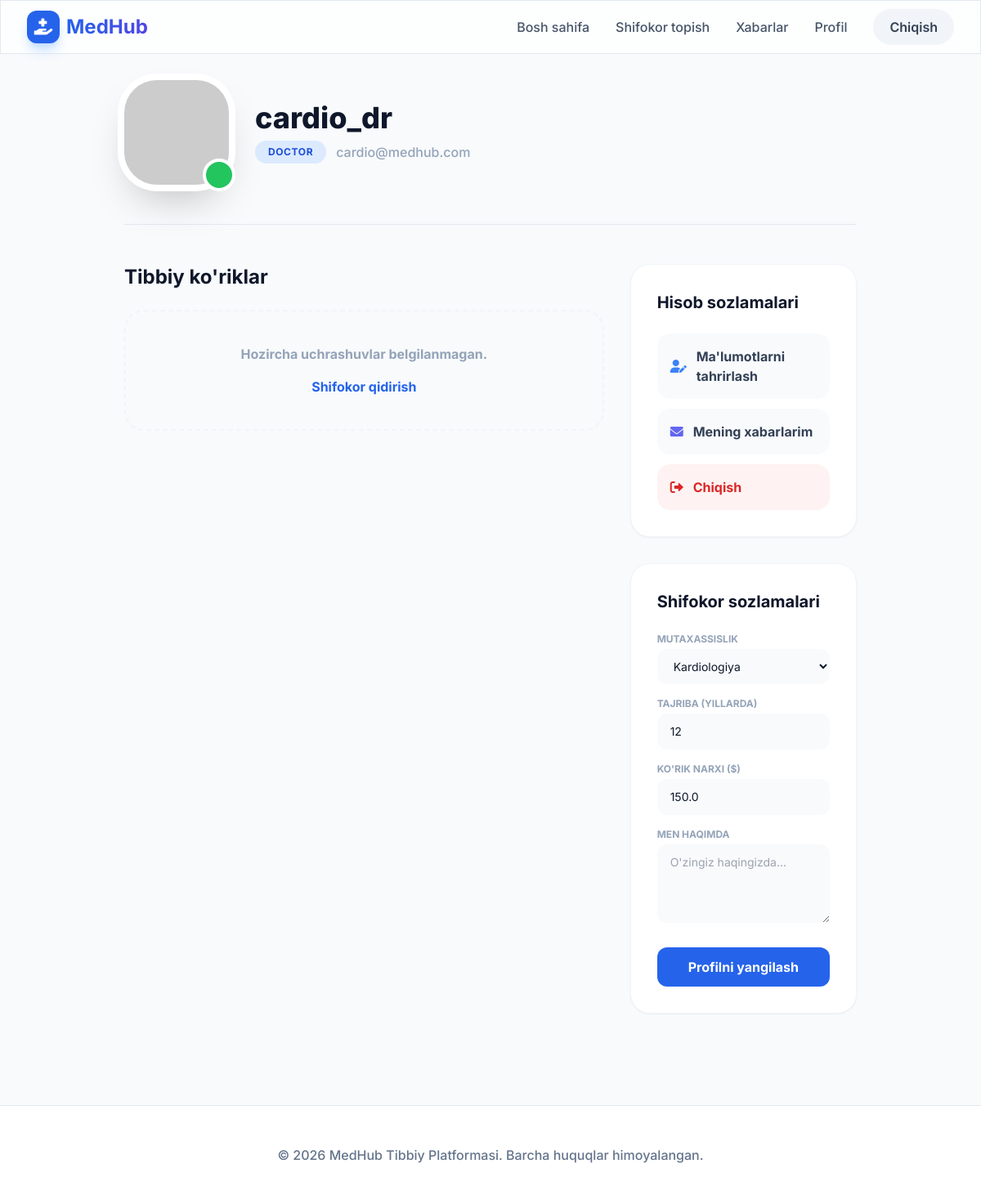
The app's page /profile (signed in) with its own data.
### app/models.py (models this page shows, shortened)
class User(UserMixin, db.Model):
    id = db.Column(db.Integer, primary_key=True)
    username = db.Column(db.String(64), index=True, unique=True)
    email = db.Column(db.String(120), index=True, unique=True)
    password_hash = db.Column(db.String(128))
    role = db.Column(db.String(20), default='patient') # 'patient' or 'doctor'
    bio = db.Column(db.Text)
    profile_pic = db.Column(db.String(256))
    doctor_profile = db.relationship('Doctor', backref='user', uselist=False)
    appointments_as_patient = db.relationship('Appointment', backref='patient', lazy='dynamic', foreign_keys='Appointment.patient_id')
    messages_sent = db.relationship('Message', backref='sender', lazy='dynamic', foreign_keys='Message.sender_id')
    messages_received = db.relationship('Message', backref='recipient', lazy='dynamic', foreign_keys='Message.recipient_id')
    posts = db.relationship('Post', backref='author', lazy='dynamic')
    comments = db.relationship('Comment', backref='author', lazy='dynamic')
    likes = db.relationship('Like', backref='user', lazy='dynamic')

class Doctor(db.Model):
    id = db.Column(db.Integer, primary_key=True)
    user_id = db.Column(db.Integer, db.ForeignKey('user.id'))
    specialty = db.Column(db.String(100), index=True)
    experience = db.Column(db.Integer) # years
    consultation_fee = db.Column(db.Float)
    rating = db.Column(db.Float, default=0.0)
    appointments = db.relationship('Appointment', backref='doctor', lazy='dynamic', foreign_keys='Appointment.doctor_id')

### app/routes/main.py (the view)
@bp.route('/profile', methods=['GET', 'POST'])
@login_required
def profile():
    form = None
    if current_user.role == 'doctor':
        form = EditDoctorForm()
        if form.validate_on_submit():
            current_user.doctor_profile.specialty = form.specialty.data
            current_user.doctor_profile.experience = int(form.experience.data)
            current_user.doctor_profile.consultation_fee = float(form.consultation_fee.data)
            current_user.bio = form.bio.data
            db.session.commit()
            flash('Sizning profilingiz yangilandi!')
            return redirect(url_for('main.profile'))
        elif request.method == 'GET':
            form.specialty.data = current_user.doctor_profile.specialty
            form.experience.data = str(current_user.doctor_profile.experience)
            form.consultation_fee.data = str(current_user.doctor_profile.consultation_fee)
            form.bio.data = current_user.bio
    return render_template('profile.html', user=current_user, form=form)

### app/forms.py
class EditDoctorForm(FlaskForm):
    specialty = SelectField('Mutaxassislik', choices=[('Kardiologiya', 'Kardiologiya'), ('Stomatologiya', 'Stomatologiya'), ('Dermatologiya', 'Dermatologiya'), ('Nevrologiya', 'Nevrologiya'), ('Pediatriya', 'Pediatriya'), ('Ortopediya', 'Ortopediya')], validators=[DataRequired()])
    experience = StringField('Tajriba (yillarda)', validators=[DataRequired()])
    consultation_fee = StringField('Konsultatsiya narxi ($)', validators=[DataRequired()])
    bio = TextAreaField('Men haqimda (ixtiyoriy)')
    submit = SubmitField('Profilni yangilash')

### app/models.py (called while the page is built)
@login.user_loader
def load_user(id):
    return User.query.get(int(id))

### app/templates/profile.html (shortened to what this page needs)
{% extends "base.html" %}
{% block content %}
<div class="max-w-4xl mx-auto space-y-12">
    <div class="flex items-center space-x-8 pb-12 border-b border-slate-200">
        <div class="relative">
            {% if user.profile_pic %}
            <img src="{{ url_for('static', filename=user.profile_pic) }}" class="w-32 h-32 rounded-[2.5rem] object-cover ring-8 ring-white shadow-2xl" alt="">
            {% else %}
            <img src="https://i.pravatar.cc/150?u={{ user.id }}" class="w-32 h-32 rounded-[2.5rem] object-cover ring-8 ring-white shadow-2xl" alt="">
            {% endif %}
            <div class="absolute -bottom-2 -right-2 w-10 h-10 bg-green-500 border-4 border-white rounded-full"></div>
        </div>
        <div class="space-y-2">
            <h1 class="text-4xl font-extrabold text-slate-900">{{ user.username }}</h1>
            <div class="flex items-center space-x-3">
                <span class="px-4 py-1.5 bg-blue-100 text-blue-700 rounded-full text-xs font-bold uppercase tracking-wider">{{ user.role }}</span>
                <span class="text-slate-400 font-medium">{{ user.email }}</span>
            </div>
        </div>
    </div>
    <div class="grid md:grid-cols-3 gap-8">
        <div class="col-span-2 space-y-8">
            <section class="space-y-6">
                <h2 class="text-2xl font-bold text-slate-900">Tibbiy ko'riklar</h2>
                <div class="space-y-4">
                    {% set appointments = user.appointments_as_patient.all() if user.role == 'patient' else user.doctor_profile.appointments.all() %}
                    {% for appt in appointments %}
                    <div class="bg-white p-6 rounded-3xl border border-slate-100 shadow-sm flex items-center justify-between group hover:shadow-md transition-all">
                        <div class="flex items-center space-x-4">
                            <div class="w-12 h-12 bg-slate-50 rounded-2xl flex items-center justify-center text-slate-400">
                                <i class="fas fa-calendar-alt"></i>
                            </div>
                            <div>
                                <h4 class="font-bold text-slate-900">
                                    {% if user.role == 'patient' %}
                                    Dr. {{ appt.doctor.user.username }}
                                    {% else %}
                                    Bemor: {{ appt.patient.username }}
                                    {% endif %}
                                </h4>
                                <p class="text-sm text-slate-500 font-medium italic">{{ appt.datetime.strftime('%Y-%m-%d %H:%M') }}</p>
                                <p class="text-xs text-slate-400 mt-1">Sabab: {{ appt.reason }}</p>
                            </div>
                        </div>
                        <div class="flex items-center space-x-3">
                            <span class="px-4 py-2 rounded-xl text-xs font-bold uppercase tracking-widest
                                {% if appt.status == 'pending' %}bg-yellow-50 text-yellow-600
                                {% elif appt.status == 'confirmed' %}bg-green-50 text-green-600
                                {% else %}bg-red-50 text-red-600{% endif %}">
                                {{ 'Kutilmoqda' if appt.status == 'pending' else ('Tasdiqlangan' if appt.status == 'confirmed' else 'Bekor qilingan') }}
                            </span>
                            {% if user.role == 'doctor' and appt.status == 'pending' %}
                            <div class="flex space-x-2">
                                <a href="{{ url_for('doctor.manage_appointment', id=appt.id, action='confirm') }}" class="w-10 h-10 bg-green-500 text-white rounded-xl flex items-center justify-center hover:bg-green-600 transition-all shadow-lg shadow-green-100" title="Tasdiqlash">
                                    <i class="fas fa-check"></i>
                                </a>
                                <a href="{{ url_for('doctor.manage_appointment', id=appt.id, action='cancel') }}" class="w-10 h-10 bg-red-500 text-white rounded-xl flex items-center justify-center hover:bg-red-600 transition-all shadow-lg shadow-red-100" title="Bekor qilish">
                                    <i class="fas fa-times"></i>
                                </a>
                            </div>
                            {% endif %}
                        </div>
                    </div>
                    {% else %}
                    <div class="p-10 text-center bg-slate-50 rounded-3xl border-2 border-dashed border-slate-100">
                        <p class="text-slate-400 font-bold">Hozircha uchrashuvlar belgilanmagan.</p>
                        <a href="{{ url_for('doctor.list_doctors') }}" class="mt-4 inline-block text-blue-600 font-bold hover:underline">Shifokor qidirish</a>
                    </div>
                    {% endfor %}
                </div>
            </section>
        </div>
        <div class="space-y-8">
            <section class="bg-white p-8 rounded-3xl border border-slate-100 shadow-sm space-y-6">
                <h3 class="text-xl font-bold text-slate-900">Hisob sozlamalari</h3>
                <div class="space-y-3">
                    <a href="#" class="flex items-center space-x-3 p-4 bg-slate-50 rounded-2xl text-slate-700 font-bold hover:bg-slate-100 transition-all">
                        <i class="fas fa-user-edit text-blue-500"></i>
                        <span>Ma'lumotlarni tahrirlash</span>
                    </a>
                    <a href="{{ url_for('chat.index') }}" class="flex items-center space-x-3 p-4 bg-slate-50 rounded-2xl text-slate-700 font-bold hover:bg-slate-100 transition-all">
                        <i class="fas fa-envelope text-indigo-500"></i>
                        <span>Mening xabarlarim</span>
                    </a>
                    <a href="{{ url_for('auth.logout') }}" class="flex items-center space-x-3 p-4 bg-red-50 rounded-2xl text-red-600 font-bold hover:bg-red-100 transition-all">
                        <i class="fas fa-sign-out-alt"></i>
                        <span>Chiqish</span>
                    </a>
                </div>
            </section>
            {% if user.role == 'doctor' and form %}
            <section class="bg-white p-8 rounded-3xl border border-slate-100 shadow-sm space-y-6">
                <h3 class="text-xl font-bold text-slate-900">Shifokor sozlamalari</h3>
                <form action="" method="post" class="space-y-4">
                    <div>
                        <label class="block text-xs font-bold text-slate-400 uppercase mb-1">Mutaxassislik</label>
                        {{ form.specialty(class="w-full bg-slate-50 border-0 rounded-xl px-4 py-3 text-sm focus:ring-2 focus:ring-blue-100 outline-none") }}
                    </div>
                    <div>
                        <label class="block text-xs font-bold text-slate-400 uppercase mb-1">Tajriba (Yillarda)</label>
                        {{ form.experience(class="w-full bg-slate-50 border-0 rounded-xl px-4 py-3 text-sm focus:ring-2 focus:ring-blue-100 outline-none") }}
                    </div>
                    <div>
                        <label class="block text-xs font-bold text-slate-400 uppercase mb-1">Ko'rik narxi ($)</label>
                        {{ form.consultation_fee(class="w-full bg-slate-50 border-0 rounded-xl px-4 py-3 text-sm focus:ring-2 focus:ring-blue-100 outline-none") }}
                    </div>
                    <div>
                        <label class="block text-xs font-bold text-slate-400 uppercase mb-1">Men haqimda</label>
                        {{ form.bio(class="w-full bg-slate-50 border-0 rounded-xl px-4 py-3 text-sm focus:ring-2 focus:ring-blue-100 outline-none h-24", placeholder="O'zingiz haqingizda...") }}
                    </div>
                    <div class="pt-2">
                        {{ form.submit(class="w-full py-3 bg-blue-600 text-white rounded-xl font-bold hover:bg-blue-700 transition-all") }}
                    </div>
                </form>
            </section>
            {% endif %}
        </div>
    </div>
</div>
{% endblock %}

### app/templates/base.html (style rules this page uses)
body { font-family: 'Inter', sans-serif; }

### records on screen
User: username "cardio_dr", role "DOCTOR", email "cardio@medhub.com"
Doctor: specialty "Kardiologiya", experience "12", consultation_fee "150.0"
